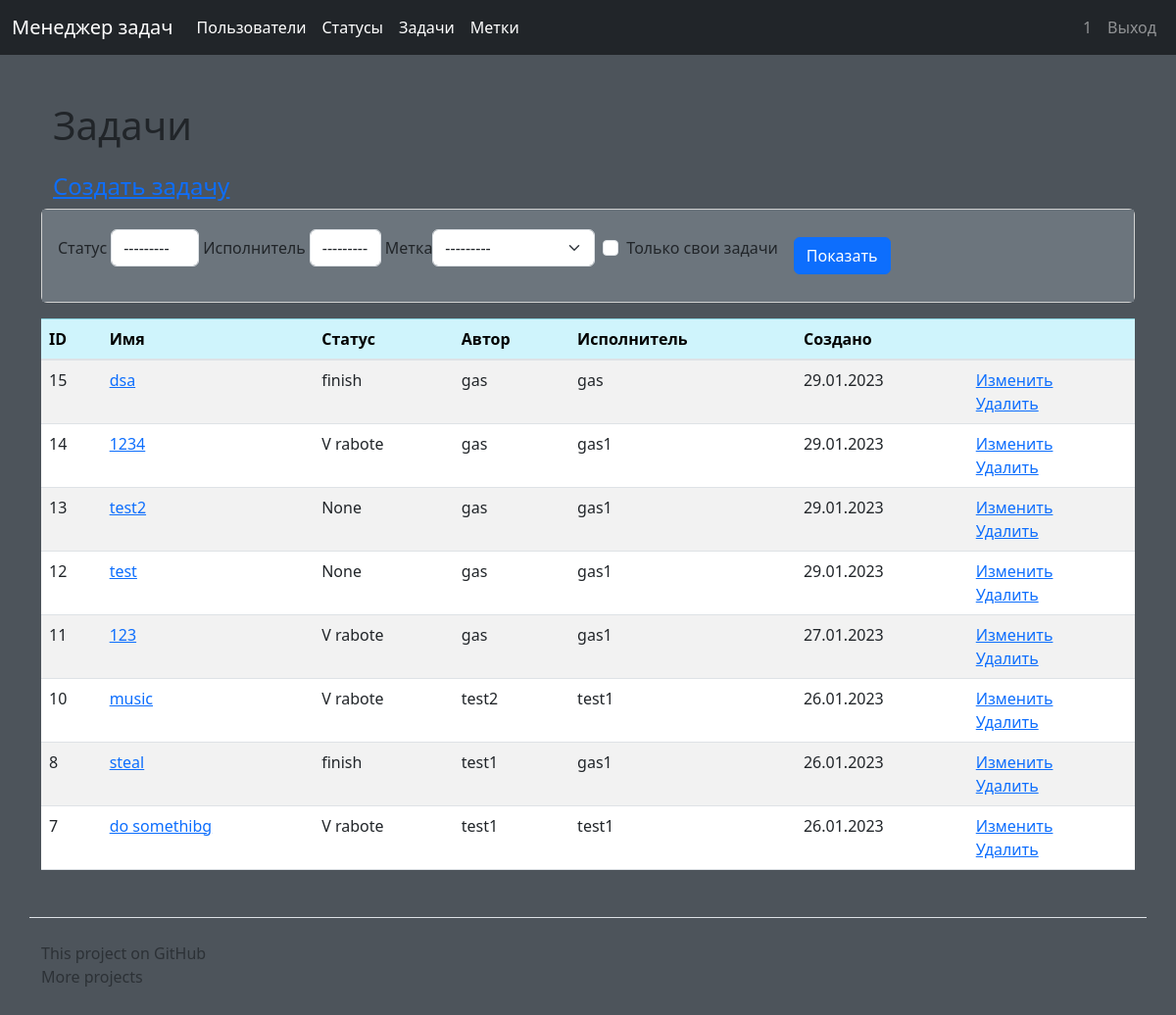
The app's page /tasks/ (signed in), older data.
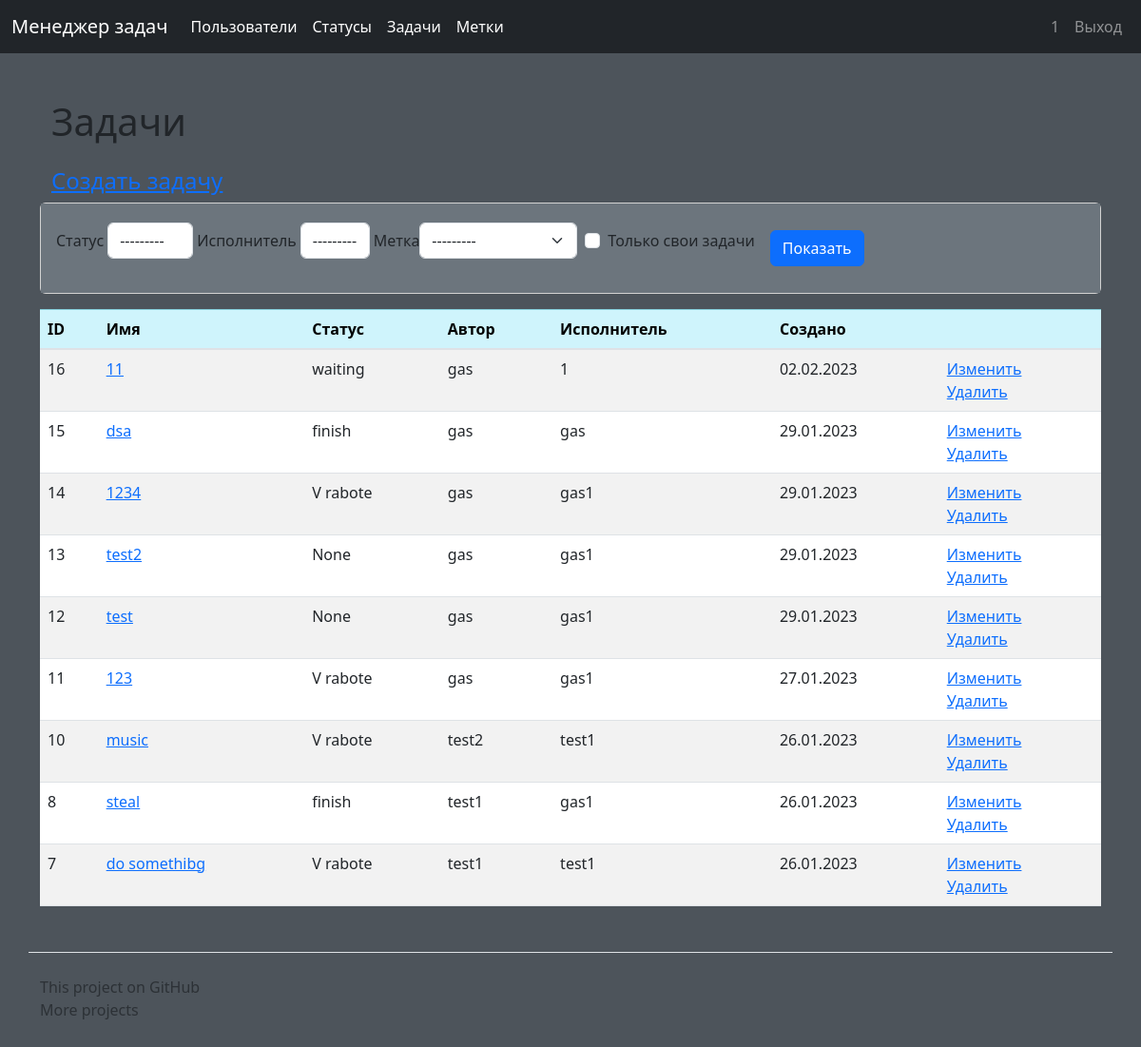
The same page, newer data.
### users/models.py (models this page shows)
class Users(AbstractUser):
    def __str__(self):
        return self.username
    class Meta:
        ordering = ['-date_joined']

### tasks/models.py (models this page shows, shortened)
class Task(models.Model):
    name = models.CharField(max_length=250, unique=True, verbose_name=_('Task name'))
    description = models.TextField(max_length=300, blank=True, verbose_name=_('Description'))
    status = models.ForeignKey(Status, on_delete=models.PROTECT, null=True, verbose_name=_('Status'))
    executor = models.ForeignKey(Users, on_delete=models.PROTECT, verbose_name=_('Executor'))
    author = models.ForeignKey(Users, related_name='author', on_delete=models.PROTECT,
                               verbose_name=_('Author'), default='2')
    labels = models.ManyToManyField(Labels, through='TaskLabel', blank=True,
                                    verbose_name=_('Label'))
    created_at = models.DateTimeField(auto_now_add=True)
    update_at = models.DateTimeField(auto_now=True)
    class Meta:
        verbose_name = _("=Task=")
        verbose_name_plural = _("=Tasks=")
        ordering = ['-created_at']

### statuses/models.py (models this page shows)
class Status(models.Model):
    name = models.CharField(max_length=250, verbose_name=_('name'))
    created_at = models.DateTimeField(auto_now_add=True)
    update_at = models.DateTimeField(auto_now=True)
    def __str__(self):
        return self.name
    class Meta:
        verbose_name = _("=Status=")
        verbose_name_plural = _("=Statuses=")
        ordering = ['-created_at']

### tasks/views.py (the view)
# urls.py: path('', TasksListView.as_view(), name='tasks'),
class TasksListView(TaskMixin, FilterView):  # modelname_list.html.
    extra_context = {'title': _('Tasks'), 'btn': _('Create task'), 'btn_update': _('Update'),
                     'btn_delete': _('Delete'), }
    context_object_name = 'tasks'
    filterset_class = TaskFilter
    template_name = 'tasks/task_list.html'

### labels/models.py (called while the page is built)
    def __str__(self):
        return self.name

### task_manager/templates/tasks/task_list.html (shortened to what this page needs)
{% extends 'base.html' %}
{% load bootstrap4 %}
{% load i18n %}
    {% block content %}
    <div class="container wrapper flex-grow-1">
        <h1 class="my-4">{% trans 'Tasks' %}</h1>
        <h4><a href="{% url 'create_task' %}">{% trans 'Create task' %}</a></h4>
    </div>
    <div class="card mb-3">
        <div class="card-body bg-secondary">
            <form class="form-inline center" method="get">
                {% bootstrap_form filter.form field_class="mr-3 ml-2" %}
                    <div class="mr-4 ml-3">
                        <input class="btn btn-primary " type="submit" value="{% trans 'Show' %}">
                    </div>
                </div>
        </div>
    <table class="table table-striped ">
        <thead>
        <tr class="table-info">
            <th scope="col">ID</th>
            <th scope="col">{% trans 'Name' %}</th>
            <th scope="col">{% trans 'Status' %}</th>
            <th scope="col">{% trans 'Author' %}</th>
            <th scope="col">{% trans 'Executor' %}</th>
            <th scope="col">{% trans 'Created at' %}</th>
            <th></th>
        </tr>
        </thead>
        <tbody>
        {% for task in tasks %}
        <tr>
            <td>{{task.id}}</td>
            <td><a href="{% url 'task' task.id %}">{{task.name}}</a></td>
            <td>{{ task.status }}</td>
            <td>{{ task.author}}</td>
            <td>{{task.executor}}</td>
            <td>{{task.created_at|date:"d.m.Y"}}</td>
            <td>
                <a href="{% url 'update_task' task.pk %}">{{btn_update}}</a>
                <br>
                <a href="{% url 'delete_task' task.pk %}">{{btn_delete}}</a>
            </td>
        </tr>
        {% endfor %}
        </tbody>
    </table>
    {% endblock %}

### task_manager/templates/base.html (shortened to what this page needs)
<!doctype html>
{% load i18n %}
{% load static %}
{% load bootstrap4 %}
{% bootstrap_css %}
<html lang="en">
<head>
    <link href="https://cdn.jsdelivr.net/npm/bootstrap@5.3.0-alpha1/dist/css/bootstrap.min.css"
          rel="stylesheet"
>
</head>
<body>
<nav class="navbar navbar-expand-md navbar-dark bg-dark fixed-top">
    <div class="container-fluid">
        <a class="navbar-brand" href="{% url 'home' %}">{% translate 'Task manager' %}</a>
        <div class="collapse navbar-collapse" id="navbarsExampleDefault">
            <ul class="navbar-nav mr-auto">
                <li class="nav-item active">
                    <a class="nav-link" href="{% url 'users' %}">{% translate 'Users' %}
                        <span class="sr-only">(current)</span></a></li>
                {% if request.user.is_authenticated %}
                <li class="nav-item active">
                    <a class="nav-link" href="{% url 'statuses' %}">{% translate 'Statuses' %}
                        <span class="sr-only">(current)</span></a></li>
                <li class="nav-item active">
                    <a class="nav-link" href="{% url 'tasks' %}">{% translate 'Tasks' %}
                        <span class="sr-only">(current)</span></a></li>
                <li class="nav-item active">
                    <a class="nav-link" href="{% url 'labels' %}">{% translate 'Labels' %}
                        <span class="sr-only">(current)</span></a></li>
                {% endif %}
            </ul>
            <ul class="navbar-nav">
                {% if request.user.is_authenticated %}
                <li class="nav-item nav-link "> {{user.username}}</li>
                <li class="nav-item"><a class="nav-link" href="{% url 'user_logout' %}">
                    {% translate "Logout" %}</a></li>
                {% else %}
                <li class="nav-item"><a class="nav-link" href="{% url 'user_login' %}">
                    {% translate "Login" %}</a></li>
                <li class="nav-item"><a class="nav-link" href="{% url 'register' %}">
                    {% trans 'Registration' %}</a></li>
                {% endif %}
            </ul>
        </div>
    </div>
</nav>
<main role="main" class="container">
    {% block content %}
    {% endblock %}
</main>
<footer class="mt-auto position-sticky top-100">
    <div class="container my-5 pt-4 border-top">
        <a class="text-muted text-center text-decoration-none"
           target="_blank" href="https://github.com/DzmitrySha/python-project-52">
            {% trans 'This project on GitHub' %}
        </a>
        <br>
        <a class="text-muted text-center text-decoration-none lh-1"
           target="_blank" href="https://github.com/DzmitrySha/">
            {% trans 'More projects' %}
        </a>
    </div>
</footer>
</body>
</html>

### task_manager/templates/base.html (style rules this page uses)
body { padding-top: 5rem; background-color: #4d545b; }

Row changes from the older to the newer data that the page shows:
added Task: id "16", name "11", status "waiting", author "gas", executor "1", created_at "02.02.2023", btn_update "Изменить", btn_delete "Удалить"
